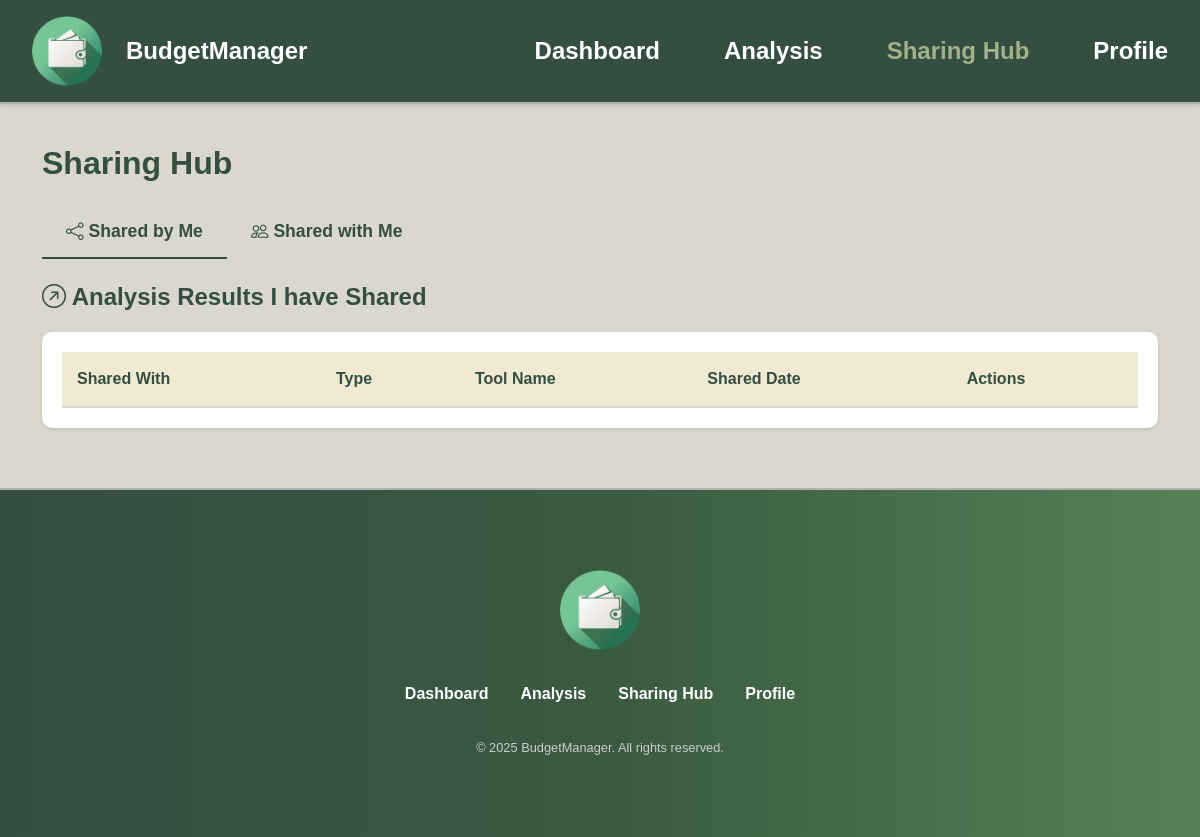
Before: /share (signed in) with the older database file.
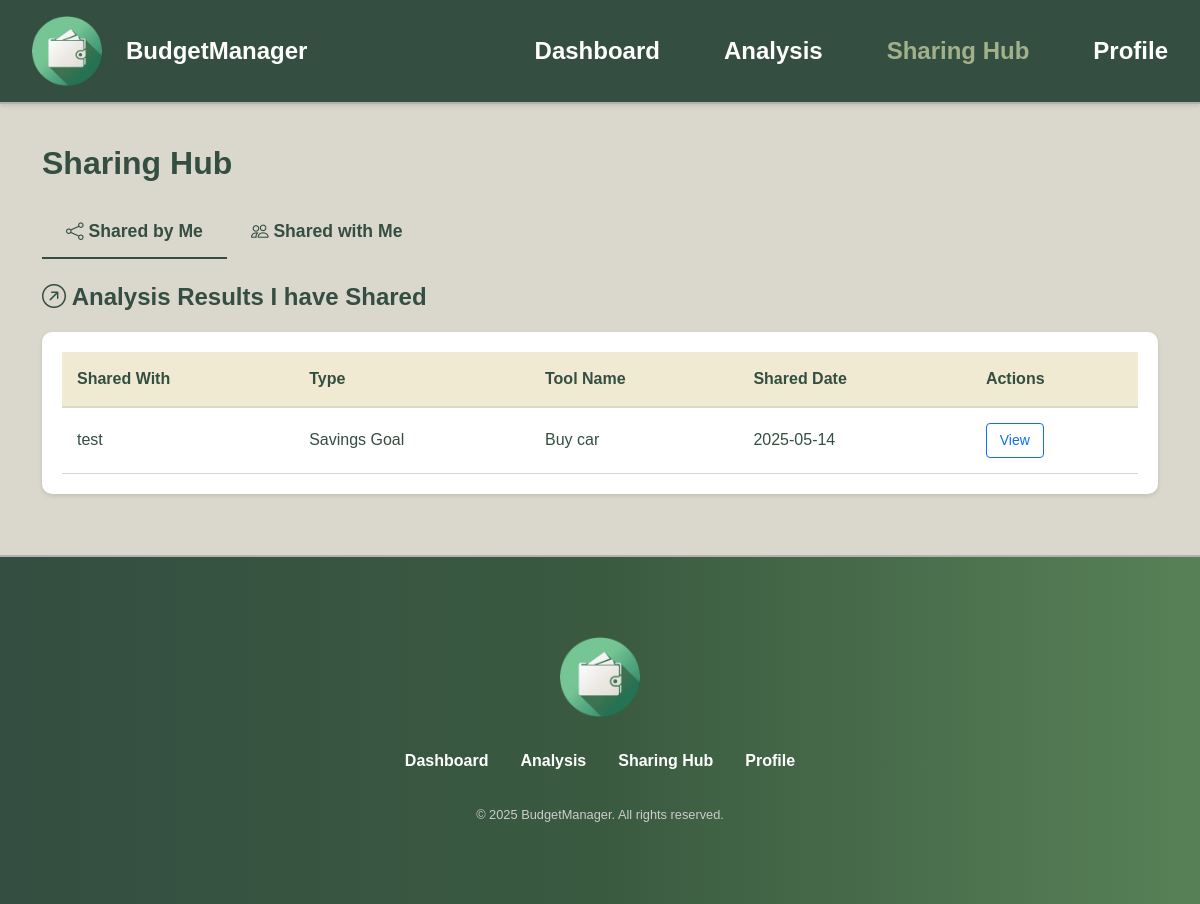
After: the same page with the newer database file.
### models/savings_goal_share.py (models this page shows)
class SavingsGoalShare(db.Model):
    __tablename__ = 'savings_goal_shares'
    id = db.Column(db.Integer, primary_key=True)
    goal_id = db.Column(db.Integer, db.ForeignKey('savings_goals.id'), nullable=False)
    shared_with_user_id = db.Column(db.Integer, db.ForeignKey('users.id'), nullable=False)
    tool_name = db.Column(db.String(100), nullable=False)  # e.g., 'savings_goal', 'future_predictor'
    created_at = db.Column(db.DateTime, default=datetime.utcnow)
    shared_user = db.relationship(
        "User",
        backref="shared_goals",
        primaryjoin="SavingsGoalShare.shared_with_user_id==User.id"
    )
    goal = db.relationship("SavingsGoal", backref="shared_records")

### models/user.py (models this page shows, shortened)
class User(db.Model):
    __tablename__ = 'users'
    id = db.Column(db.Integer, primary_key=True)
    name = db.Column(db.String(100), nullable=False)
    email = db.Column(db.String(100), unique=True, nullable=False)
    password_hash = db.Column(db.String(256), nullable=False)
    created_at = db.Column(db.DateTime, default=datetime.utcnow)

### models/savings_goal.py (models this page shows)
class SavingsGoal(db.Model):
    __tablename__ = 'savings_goals'
    id = db.Column(db.Integer, primary_key=True)
    user_id = db.Column(db.Integer, db.ForeignKey('users.id'), nullable=False)
    goal_name = db.Column(db.String(100), nullable=False)
    target_amount = db.Column(db.Float, nullable=False)
    saved_amount = db.Column(db.Float, default=0.0)
    deadline = db.Column(db.Date, nullable=False)
    created_at = db.Column(db.DateTime, default=datetime.utcnow)
    shares = db.relationship('SavingsGoalShare', backref='savings_goal', lazy=True)
    owner = db.relationship('User', backref='goals')

### app.py (the view)
@app.route('/share')
@login_required_custom
def share():
    user_id = session.get('user_id')
    shared_by_me = SavingsGoalShare.query.join(SavingsGoal).filter(SavingsGoal.user_id == user_id).all()
    shared_with_me = SavingsGoalShare.query.filter_by(shared_with_user_id=user_id).all()
    return render_template('share.html',
                           shared_by_me=shared_by_me,
                           shared_with_me=shared_with_me)

### app.py (called while the page is built)
def login_required_custom(f):
    @wraps(f)
    def decorated_function(*args, **kwargs):
        if 'user_id' not in session:
            flash('please login first', 'warning')
            return redirect(url_for('login'))
        return f(*args, **kwargs)
    return decorated_function

### templates/share.html (shortened to what this page needs)
{% extends "layout_user.html" %}
{% block styles %}
<link href="https://cdn.jsdelivr.net/npm/bootstrap@5.3.5/dist/css/bootstrap.min.css" rel="stylesheet">
<link href="https://cdn.jsdelivr.net/npm/bootstrap-icons@1.11.0/font/bootstrap-icons.css" rel="stylesheet">
<link rel="stylesheet" href="{{ url_for('static', filename='css/style.css') }}">
<link rel="stylesheet" href="{{ url_for('static', filename='css/share.css') }}">
{% endblock %}
{% block content %}
<div class="container mt-4">
    <h2 class="mb-4">Sharing Hub</h2>
    <ul class="nav nav-tabs mb-4" id="sharingTabs" role="tablist">
        <li class="nav-item" role="presentation">
            <button class="nav-link active" id="shared-by-me-tab" data-bs-toggle="tab" data-bs-target="#shared-by-me" type="button" role="tab">
                <i class="bi bi-share"></i> Shared by Me
            </button>
        </li>
        <li class="nav-item" role="presentation">
            <button class="nav-link" id="shared-with-me-tab" data-bs-toggle="tab" data-bs-target="#shared-with-me" type="button" role="tab">
                <i class="bi bi-people"></i> Shared with Me
            </button>
        </li>
    </ul>
    <div class="tab-content" id="sharingTabsContent">
        <div class="tab-pane fade show active" id="shared-by-me" role="tabpanel">
            <div class="mt-4">
                <h4><i class="bi bi-arrow-up-right-circle"></i> Analysis Results I have Shared</h4>
                <div class="table-responsive">
                    <table class="table table-hover">
                        <thead>
                            <tr>
                                <th>Shared With</th>
                                <th>Type</th>
                                <th>Tool Name</th>
                                <th>Shared Date</th>
                                <th>Actions</th>
                            </tr>
                        </thead>
                        <tbody>
                            {% for share in shared_by_me %}
                              <tr>
                                  <td>{{ share.shared_user.name }}</td>
                                  <td>Savings Goal</td>
                                  <td>{{ share.goal.goal_name }}</td>
                                  <td>{{ share.goal.created_at.strftime('%Y-%m-%d') }}</td>
                                  <td>
                                      <a href="{{ url_for('savings_goal_tracker') }}#savings-own-goal" class="btn btn-sm btn-outline-primary">View</a>
                                  </td>
                              </tr>
                            {% endfor %}
                        </tbody>
                    </table>
                </div>
            </div>
        </div>
    </div>
</div>
{% endblock %}

### templates/layout_user.html (shortened to what this page needs)
<!DOCTYPE html>
<html>
    <head>
        {% block styles %}{% endblock %}
    </head>
    <body data-scroll-target-id="{{ scroll_target_id | default('') }}" {% block body_tag_attrs %}{% endblock %}>
        <nav class="navbar">
            <div class="brand-section">
                <a href="{{ url_for('dashboard') }}" class="brand-link">
                    <img src="{{ url_for('static', filename='media/images/logo.png') }}" alt="budgetmanager" class="logo">
                    <span class="brand-name">BudgetManager</span>
                </a>
            </div>
            <ul>
                <li><a href="{{ url_for('dashboard') }}" class="{{ 'active' if request.endpoint == 'dashboard' }}">Dashboard</a></li>
                <li><a href="{{ url_for('analysis') }}" class="{{ 'active' if request.endpoint == 'analysis' }}">Analysis</a></li>
                <li><a href="{{ url_for('share') }}" class="{{ 'active' if request.endpoint == 'share' }}">Sharing Hub</a></li>
                <li><a href="{{ url_for('profile') }}" class="{{ 'active' if request.endpoint == 'profile' }}">Profile</a></li>
            </ul>
        </nav>
        <main class="main-content">
            {% block content %}
            {% endblock %}
        </main>
        <footer class="footer">
            <div class="footer-container">
                <div class="footer-logo">
                    <a href="{{ url_for('dashboard') }}">
                        <img src="{{ url_for('static', filename='media/images/logo.png') }}" alt="BudgetManager Logo">
                    </a>
                </div>
                <ul class="footer-links">
                    <li><a href="{{ url_for('dashboard') }}">Dashboard</a></li>
                    <li><a href="{{ url_for('analysis') }}">Analysis</a></li>
                    <li><a href="{{ url_for('share') }}">Sharing Hub</a></li>
                    <li><a href="{{ url_for('profile') }}">Profile</a></li>
                </ul>
                <div class="footer-copy">
                    &copy; 2025 BudgetManager. All rights reserved.
                </div>
            </div>
        </footer>
    </body>
</html>

### static/css/style.css (style rules this page uses)
body, h1, ul, li, a { margin: 0; padding: 0; list-style: none; text-decoration: none; color: inherit; }
body { font-family: 'Arial', sans-serif; background-color: #DAD7CD; color: #000; display: flex; flex-direction: column; }
body, html { scroll-behavior: smooth; height: 100%; }
main.main-content { flex: 1; }
.navbar { display: flex; justify-content: space-between; position: fixed; width: 100%; align-items: center; background-color: #344E41; padding: 1rem 2rem; box-shadow: 0 2px 4px rgba(0, 0, 0, 0.1); border-bottom: 2px solid #b1b1b1; z-index: 1000; }
.navbar .logo { height: 70px; width: auto; }
.navbar ul { display: flex; gap: 4rem; }
.navbar a { font-size: 1.5rem; color: #fff; font-weight: bold; transition: color 0.3s; }
.navbar a.active { color: #A3B18A; cursor: pointer; }
.footer { background: linear-gradient(90deg, #344E41, #3A5A40, #588157); color: #fff; padding: 5rem 2rem; border-top: 2px solid #b1b1b1; font-size: 1rem; }
.footer-container { display: flex; flex-direction: column; gap: 1rem; align-items: center; justify-content: center; text-align: center; }
.footer-logo img { height: 80px; width: auto; }
.footer-links { display: flex; flex-direction: row; gap: 2rem; list-style: none; padding: 0; margin: 1rem; }
.footer-links a { color: #ffffff; font-weight: bold; transition: color 0.3s; text-decoration: none; }
.footer-copy { color: #cccccc; font-size: 0.8rem; }
.brand-section { display: flex; align-items: center; }
.brand-link { display: flex; align-items: center; text-decoration: none; gap: 1rem; }
.brand-name { font-size: 1.5rem; font-weight: bold; color: #ffffff; margin-left: 0.5rem; }

### static/css/share.css (style rules this page uses)
.container.mt-4 { padding-top: 120px; padding-bottom: 60px; }
.nav-tabs { border-bottom: 2px solid #DAD7CD; }
.nav-tabs .nav-link { color: #344E41; font-weight: 600; font-size: 1.1rem; padding: 12px 24px; border: none; border-bottom: 2px solid transparent; margin-bottom: -2px; transition: all 0.3s ease; }
.nav-tabs .nav-link.active { color: #344E41; background-color: transparent; border-bottom: 2px solid #344E41; }
.table-responsive { background-color: #ffffff; border-radius: 10px; box-shadow: 0 2px 4px rgba(0, 0, 0, 0.1); padding: 20px; margin-top: 20px; }
.table { margin-bottom: 0; }
.table th { background-color: #f0ead2; color: #344E41; font-weight: 600; border-bottom: 2px solid #DAD7CD; padding: 15px; }
.table td { vertical-align: middle; padding: 15px; color: #344E41; border-bottom: 1px solid #DAD7CD; }
h2.mb-4 { color: #344E41; font-weight: 700; margin-bottom: 2rem; }
h4 { color: #344E41; font-weight: 600; margin-bottom: 1rem; }
.table tbody tr { transition: all 0.2s ease; }
.btn-sm { padding: 0.4rem 0.8rem; font-size: 0.875rem; }

Changed rows visible on the page:
now on this page (row edited): SavingsGoalShare: shared_user.name "test", goal.goal_name "Buy car", goal.created_at "2025-05-14"
